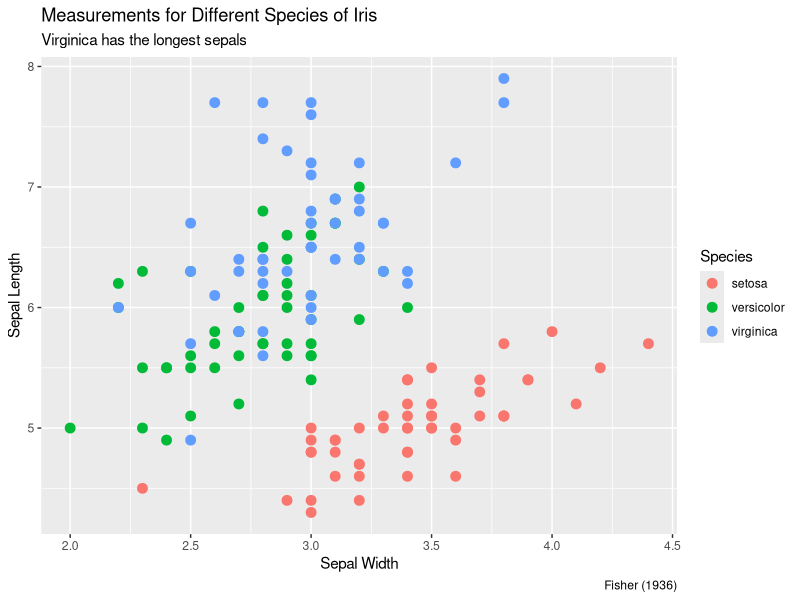

Write R code to recreate this figure.
## ---- chunk 1
#| message: false
#| label: setup
library(tidyverse)
## ---- chunk 2
#| label: iris-plot
ggplot(iris, aes(x = Sepal.Width, y = Sepal.Length, color = Species)) +
  geom_point(size = 3) +
  labs(
    title = "Measurements for Different Species of Iris",
    subtitle = "Virginica has the longest sepals",
    x = "Sepal Width",
    y = "Sepal Length",
    caption = "Fisher (1936)"
  ) +
  scale_color_manual(
    values = c(
      setosa = "#F8766D",
      versicolor = "#00BA38",
      virginica = "#619CFF"
    )
  )
